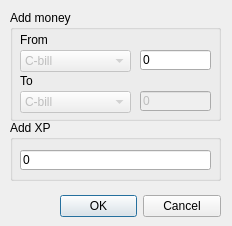
<?xml version="1.0" encoding="UTF-8"?>
<ui version="4.0">
 <class>GMCharTools</class>
 <widget class="QDialog" name="GMCharTools">
  <property name="windowModality">
   <enum>Qt::ApplicationModal</enum>
  </property>
  <property name="geometry">
   <rect>
    <x>0</x>
    <y>0</y>
    <width>232</width>
    <height>226</height>
   </rect>
  </property>
  <property name="sizePolicy">
   <sizepolicy hsizetype="Preferred" vsizetype="Preferred">
    <horstretch>232</horstretch>
    <verstretch>226</verstretch>
   </sizepolicy>
  </property>
  <property name="minimumSize">
   <size>
    <width>232</width>
    <height>226</height>
   </size>
  </property>
  <property name="maximumSize">
   <size>
    <width>232</width>
    <height>226</height>
   </size>
  </property>
  <property name="windowTitle">
   <string>GameMaster Tools</string>
  </property>
  <widget class="QDialogButtonBox" name="buttonBox">
   <property name="geometry">
    <rect>
     <x>60</x>
     <y>190</y>
     <width>161</width>
     <height>32</height>
    </rect>
   </property>
   <property name="orientation">
    <enum>Qt::Horizontal</enum>
   </property>
   <property name="standardButtons">
    <set>QDialogButtonBox::Cancel|QDialogButtonBox::Ok</set>
   </property>
  </widget>
  <widget class="QGroupBox" name="groupBox">
   <property name="geometry">
    <rect>
     <x>10</x>
     <y>10</y>
     <width>211</width>
     <height>111</height>
    </rect>
   </property>
   <property name="title">
    <string>Add money</string>
   </property>
   <widget class="QLineEdit" name="FromMoneyAddGm">
    <property name="enabled">
     <bool>true</bool>
    </property>
    <property name="geometry">
     <rect>
      <x>130</x>
      <y>40</y>
      <width>71</width>
      <height>20</height>
     </rect>
    </property>
    <property name="text">
     <string>0</string>
    </property>
    <property name="maxLength">
     <number>9</number>
    </property>
   </widget>
   <widget class="QComboBox" name="FromValuteGm">
    <property name="enabled">
     <bool>false</bool>
    </property>
    <property name="geometry">
     <rect>
      <x>10</x>
      <y>40</y>
      <width>111</width>
      <height>22</height>
     </rect>
    </property>
    <item>
     <property name="text">
      <string>C-bill</string>
     </property>
    </item>
    <item>
     <property name="text">
      <string>Yuan (L-bill)</string>
     </property>
    </item>
    <item>
     <property name="text">
      <string>Kroner (S-bill)</string>
     </property>
    </item>
    <item>
     <property name="text">
      <string>Pound (D-bill)</string>
     </property>
    </item>
    <item>
     <property name="text">
      <string>Ryu (K-bill)</string>
     </property>
    </item>
    <item>
     <property name="text">
      <string>Eagle (M-bill)</string>
     </property>
    </item>
    <item>
     <property name="text">
      <string>Krona (R-bill)</string>
     </property>
    </item>
    <item>
     <property name="text">
      <string>Kerensky</string>
     </property>
    </item>
    <item>
     <property name="text">
      <string>Taurian Bull</string>
     </property>
    </item>
    <item>
     <property name="text">
      <string>Calderon Bull</string>
     </property>
    </item>
    <item>
     <property name="text">
      <string>Canopian Dollar</string>
     </property>
    </item>
    <item>
     <property name="text">
      <string>Fronc Dollar</string>
     </property>
    </item>
    <item>
     <property name="text">
      <string>Escudo</string>
     </property>
    </item>
    <item>
     <property name="text">
      <string>Talent</string>
     </property>
    </item>
    <item>
     <property name="text">
      <string>Skull</string>
     </property>
    </item>
   </widget>
   <widget class="QLabel" name="label">
    <property name="geometry">
     <rect>
      <x>10</x>
      <y>22</y>
      <width>31</width>
      <height>16</height>
     </rect>
    </property>
    <property name="text">
     <string>From</string>
    </property>
   </widget>
   <widget class="QLabel" name="label_2">
    <property name="geometry">
     <rect>
      <x>10</x>
      <y>63</y>
      <width>31</width>
      <height>16</height>
     </rect>
    </property>
    <property name="text">
     <string>To</string>
    </property>
   </widget>
   <widget class="QLineEdit" name="ToMoneyAddGm">
    <property name="enabled">
     <bool>false</bool>
    </property>
    <property name="geometry">
     <rect>
      <x>130</x>
      <y>81</y>
      <width>71</width>
      <height>20</height>
     </rect>
    </property>
    <property name="text">
     <string>0</string>
    </property>
    <property name="maxLength">
     <number>9</number>
    </property>
   </widget>
   <widget class="QComboBox" name="ToValuteGm">
    <property name="enabled">
     <bool>false</bool>
    </property>
    <property name="geometry">
     <rect>
      <x>10</x>
      <y>81</y>
      <width>111</width>
      <height>22</height>
     </rect>
    </property>
    <item>
     <property name="text">
      <string>C-bill</string>
     </property>
    </item>
    <item>
     <property name="text">
      <string>Yuan (L-bill)</string>
     </property>
    </item>
    <item>
     <property name="text">
      <string>Kroner (S-bill)</string>
     </property>
    </item>
    <item>
     <property name="text">
      <string>Pound (D-bill)</string>
     </property>
    </item>
    <item>
     <property name="text">
      <string>Ryu (K-bill)</string>
     </property>
    </item>
    <item>
     <property name="text">
      <string>Eagle (M-bill)</string>
     </property>
    </item>
    <item>
     <property name="text">
      <string>Krona (R-bill)</string>
     </property>
    </item>
    <item>
     <property name="text">
      <string>Kerensky</string>
     </property>
    </item>
    <item>
     <property name="text">
      <string>Taurian Bull</string>
     </property>
    </item>
    <item>
     <property name="text">
      <string>Calderon Bull</string>
     </property>
    </item>
    <item>
     <property name="text">
      <string>Canopian Dollar</string>
     </property>
    </item>
    <item>
     <property name="text">
      <string>Fronc Dollar</string>
     </property>
    </item>
    <item>
     <property name="text">
      <string>Escudo</string>
     </property>
    </item>
    <item>
     <property name="text">
      <string>Talent</string>
     </property>
    </item>
    <item>
     <property name="text">
      <string>Skull</string>
     </property>
    </item>
   </widget>
  </widget>
  <widget class="QGroupBox" name="groupBox_2">
   <property name="geometry">
    <rect>
     <x>10</x>
     <y>120</y>
     <width>211</width>
     <height>61</height>
    </rect>
   </property>
   <property name="title">
    <string>Add XP</string>
   </property>
   <widget class="QLineEdit" name="XPAddGM">
    <property name="geometry">
     <rect>
      <x>10</x>
      <y>30</y>
      <width>191</width>
      <height>20</height>
     </rect>
    </property>
    <property name="text">
     <string>0</string>
    </property>
    <property name="maxLength">
     <number>10</number>
    </property>
   </widget>
  </widget>
 </widget>
 <resources/>
 <connections>
  <connection>
   <sender>buttonBox</sender>
   <signal>accepted()</signal>
   <receiver>GMCharTools</receiver>
   <slot>accept()</slot>
   <hints>
    <hint type="sourcelabel">
     <x>248</x>
     <y>254</y>
    </hint>
    <hint type="destinationlabel">
     <x>157</x>
     <y>274</y>
    </hint>
   </hints>
  </connection>
  <connection>
   <sender>buttonBox</sender>
   <signal>rejected()</signal>
   <receiver>GMCharTools</receiver>
   <slot>reject()</slot>
   <hints>
    <hint type="sourcelabel">
     <x>316</x>
     <y>260</y>
    </hint>
    <hint type="destinationlabel">
     <x>286</x>
     <y>274</y>
    </hint>
   </hints>
  </connection>
 </connections>
</ui>
